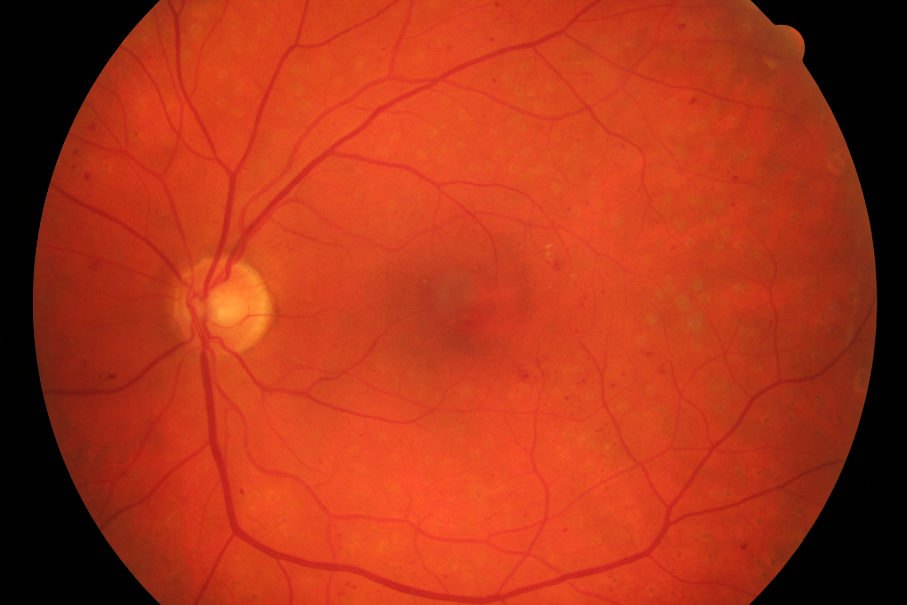
#> input picture dataset/test/01.png, 907 x 605 px
$ python -i imageSegment.py   (imports and definitions only)
#> lines starting #> are read from the running program, lines starting #| are printed output that depends on the picture; after the words box and inside, x2 and y2 are one past the last pixel; in counts of white or black regions, pixels touching at a corner belong together
#> further down, picture is the input picture: shape (605, 907, 3); mean B, G, R 25.3, 52.7, 172
# -*- coding: utf-8 -*-
"""
imageSegment.py

YOUR WORKING FUNCTION

"""
import cv2
import numpy as np
import matplotlib.pyplot as plt

input_dir = 'dataset/test'
output_dir = 'dataset/output'
gt_dir = 'dataset/groundtruth'

# you are allowed to import other Python packages above
##########################
def segmentImage(img):
    # Inputs
    # img: Input image, a 3D numpy array of row*col*3 in BGR format
    #
    # Output
    # outImg: segmentation image
    #
    #########################################################################
    # ADD YOUR CODE BELOW THIS LINE
    # Step 1: Convert the image to grayscale
    gray = cv2.cvtColor(img, cv2.COLOR_BGR2GRAY)
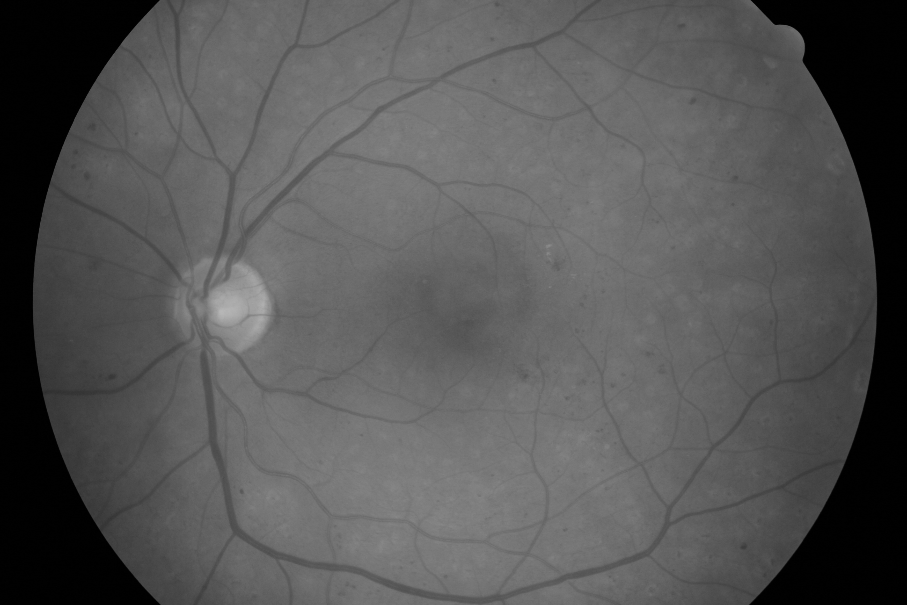
#> gray: shape (605, 907); min 0, max 183, mean 85.3

    # Step 2: Intensity Normalization
    # Calculate mean and standard deviation
    mean = np.mean(gray)
#> mean = 85.27
    std_dev = np.std(gray)
#> std_dev = 39.56
    # Apply the 68-95-99.7 rule
    low_2sigma = mean - 2 * std_dev
#> low_2sigma = 6.15
    high_2sigma = mean + 2 * std_dev
#> high_2sigma = 164.4
    # Clip intensities to ±2σ
    image_clipped = np.clip(gray, low_2sigma, high_2sigma)
    # Normalize intensities
    image_normalized = ((image_clipped - low_2sigma) / (high_2sigma - low_2sigma) * 255).astype('uint8')
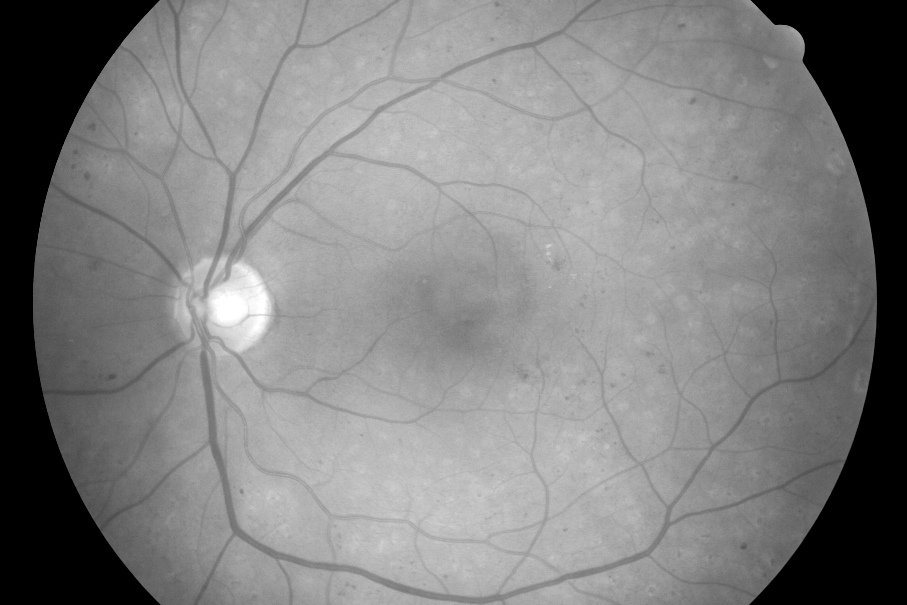
#> image_normalized: shape (605, 907); min 0, max 255, mean 128.5

    # Step 3: Smoothing (Gaussian Blur)
    sigma1 = 1.0  # Smaller sigma
    sigma2 = 2.0  # Larger sigma
    gaussian1 = cv2.GaussianBlur(image_normalized, (3, 3), sigma1) # kernel 3x3
    gaussian2 = cv2.GaussianBlur(image_normalized, (5, 5), sigma2) # kernel 5x5

    # Step 4: Edge enhancement (DoG)
    dog = gaussian1 - gaussian2

    # Step 5: Apply Canny edge detection
    edges = cv2.Canny(gray, threshold1=200, threshold2=210)
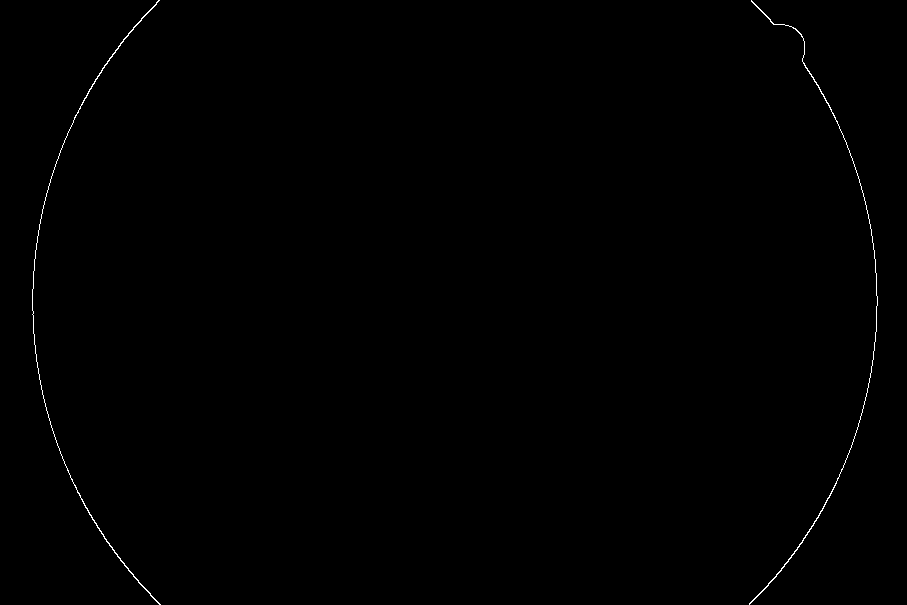
#> edges: shape (605, 907); 0.28% white in thin lines or dots
    kernel = np.ones((3, 3), np.uint8)  # 3x3 square kernel
    dilated_edges = cv2.dilate(edges, kernel, iterations=1)
#> dilated_edges: shape (605, 907); 0.91% white; 2 white regions, box (x1, y1, x2, y2) and area: (748, 0, 879, 605) 2500, (31, 0, 162, 605) 2494
    dog = cv2.subtract(dog, dilated_edges)

    # Step 6: Normalize the DoG output for better contrast
    dog_normalized = cv2.normalize(dog, None, 0, 1, cv2.NORM_MINMAX).astype(np.uint8)
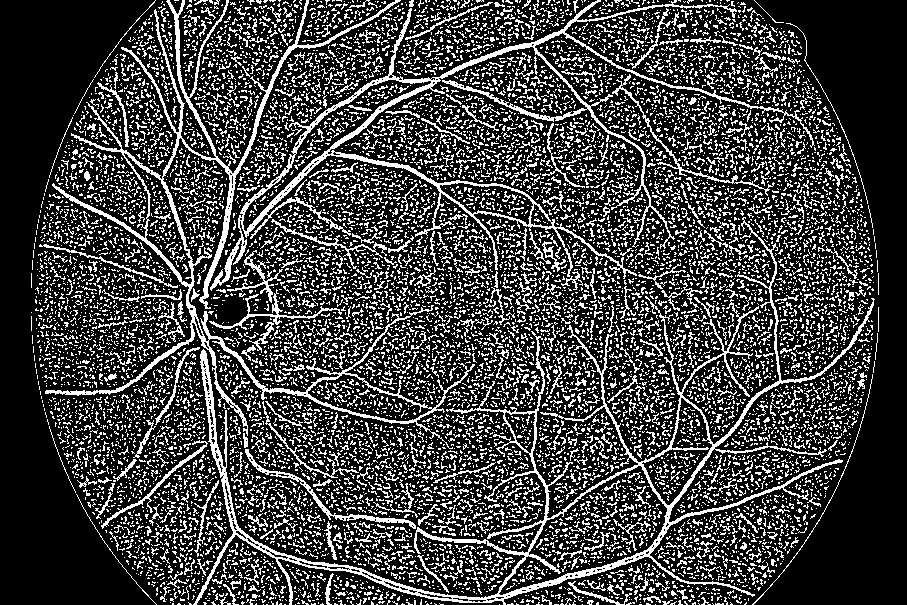
#> dog_normalized: shape (605, 907); values 0 (black) and 1 (white), 24.7% white in thin lines or dots

    # Step 7: Median Blur
    cleaned_mask = cv2.medianBlur(dog_normalized, 3)
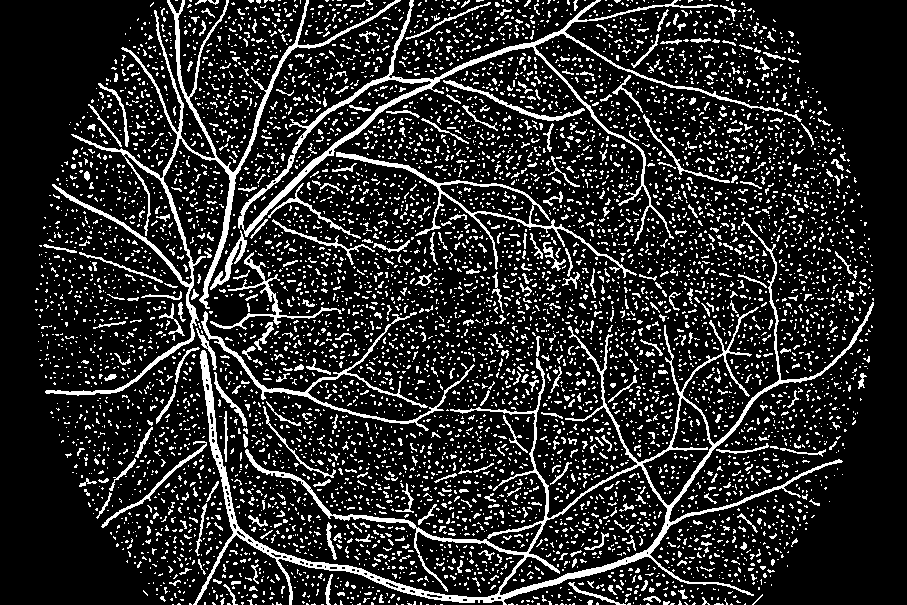
#> cleaned_mask: shape (605, 907); values 0 (black) and 1 (white), 16.6% white in thin lines or dots

    # Step 8: Connected Components Analysis
    _, labels = cv2.connectedComponents(cleaned_mask)
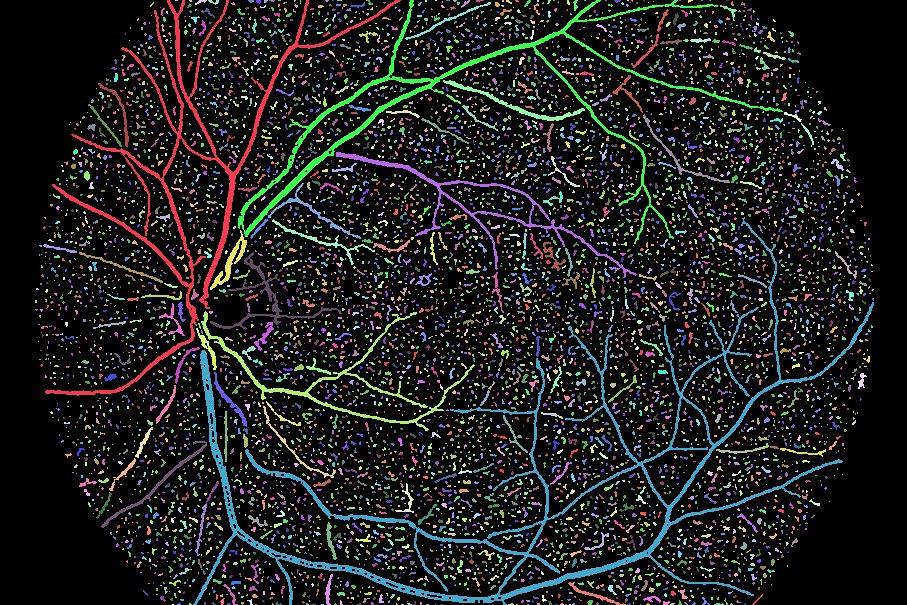
#> labels: shape (605, 907) int32; 7160 distinct labels, from 0 to 7159; one colour per label, 0 black
    component_sizes = np.bincount(labels.flatten())  # Count pixel frequencies for each label
#> component_sizes = 7160 values, max 457880 at index 0, min 1 at index 41, mean 76.64
    valid_labels = np.where(component_sizes >= 200)[0] # Create a mask of valid components
#> valid_labels = 18 values from 0 to 5410
    valid_labels = valid_labels[valid_labels != 0]  # Exclude background (label 0)
#> valid_labels = 17 values from 1 to 5410
    # Use NumPy to directly filter components
    cleaned_mask_removed = np.isin(labels, valid_labels).astype(np.uint8) * 255
#> cleaned_mask_removed: shape (605, 907); 5.9% white; 17 white regions, largest, box (x1, y1, x2, y2) and area: (193, 217, 874, 605) 11981, (45, 0, 401, 396) 6381, (238, 0, 783, 244) 5463

    # Step 6: Post-processing - Morphological closing
    kernel = np.ones((3, 3), np.uint8)
    cleaned_mask_removed = cv2.morphologyEx(cleaned_mask_removed, cv2.MORPH_CLOSE, kernel,  iterations=1)
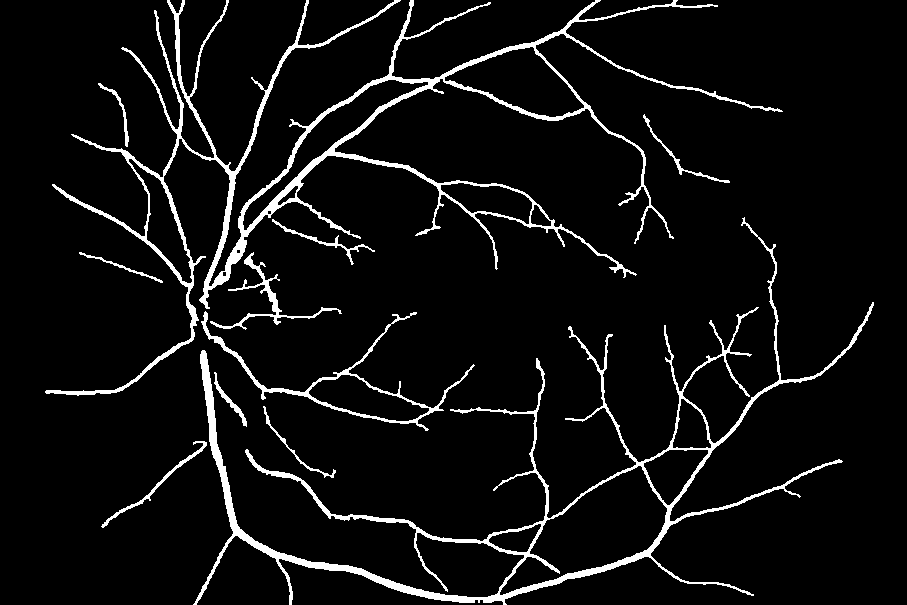
#> cleaned_mask_removed: shape (605, 907); 6% white; 11 white regions, largest, box (x1, y1, x2, y2) and area: (45, 0, 783, 396) 15728, (193, 217, 874, 605) 12496, (201, 311, 475, 431) 1924

    # Step 9: Normalize the output to the range [0, 1]
    outImg = cv2.normalize(cleaned_mask_removed, None, 0, 1, cv2.NORM_MINMAX)

    # END OF YOUR CODE
    #########################################################################
    return outImg

>>> import cv2
>>> picture = cv2.imread('dataset/test/01.png')
>>> result = segmentImage(picture)

$ run again, on dataset/test/02.png
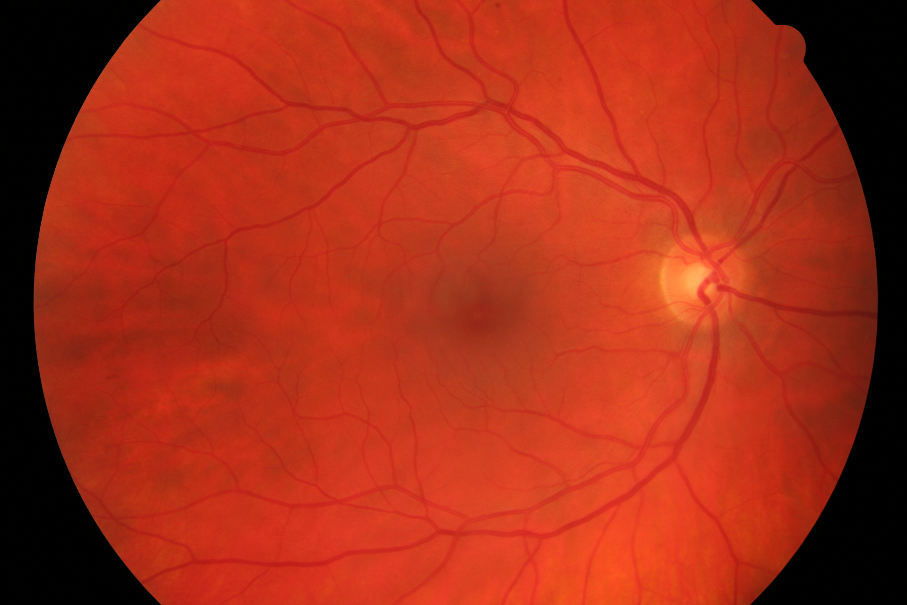
#> input picture dataset/test/02.png, 907 x 605 px
#> picture is the input picture: shape (605, 907, 3); mean B, G, R 23.8, 45.9, 165
#> mean = 79.02
#> std_dev = 36.07
#> low_2sigma = 6.89
#> high_2sigma = 151.2
#> edges: shape (605, 907); 0.28% white in thin lines or dots
#> dilated_edges: shape (605, 907); 0.91% white; 7 white regions (3 under 20 px), largest, box (x1, y1, x2, y2) and area: (32, 0, 162, 605) 2490, (750, 0, 879, 296) 1231, (749, 320, 879, 605) 1197, (876, 303, 879, 314) 33
#> dog_normalized: shape (605, 907); values 0 (black) and 1 (white), 23.4% white in thin lines or dots
#> cleaned_mask: shape (605, 907); values 0 (black) and 1 (white), 14.9% white in thin lines or dots
#> in segmentImage, `_, labels = cv2.connectedComponents(cleaned_mask)`:
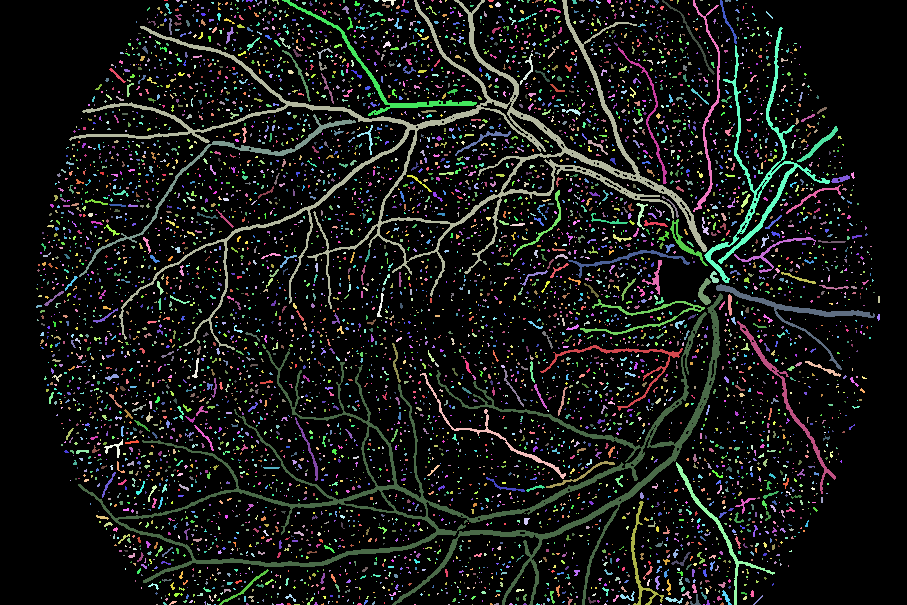
#> labels: shape (605, 907) int32; 6579 distinct labels, from 0 to 6578; one colour per label, 0 black
#> component_sizes = 6579 values, max 466812 at index 0, min 1 at index 4, mean 83.41
#> in segmentImage, `valid_labels = np.where(component_sizes >= 200)[0]`: valid_labels = 21 values from 0 to 5645
#> in segmentImage, `valid_labels = valid_labels[valid_labels != 0]`: valid_labels = 20 values from 12 to 5645
#> in segmentImage, `cleaned_mask_removed = cv2.morphologyEx(cleaned_mask_removed, cv2.MORP..`:
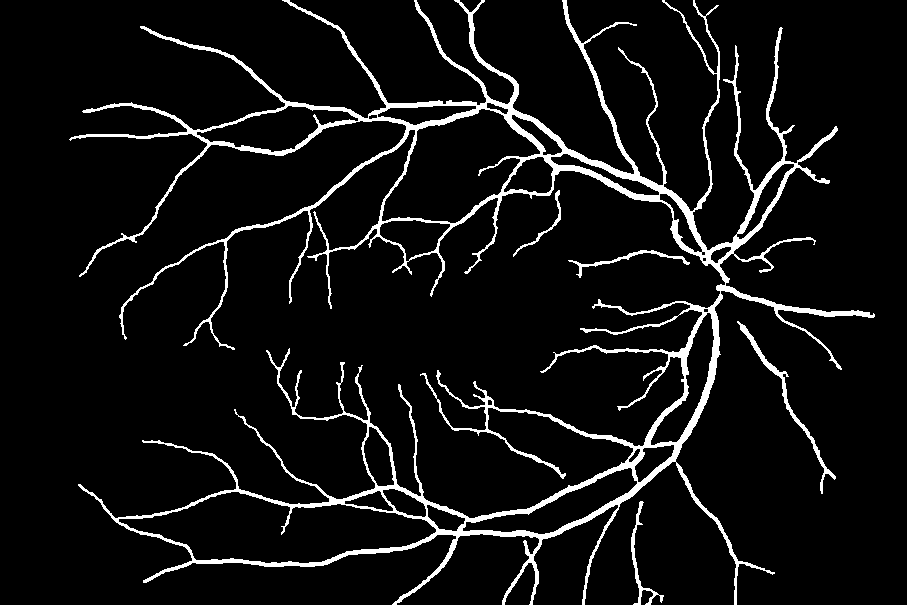
#> cleaned_mask_removed: shape (605, 907); 6.8% white; 5 white regions, box (x1, y1, x2, y2) and area: (69, 0, 875, 605) 35394, (737, 321, 836, 494) 866, (631, 501, 664, 605) 472, (568, 250, 690, 278) 414, (513, 190, 561, 257) 237

$ run again, on dataset/test/04.png
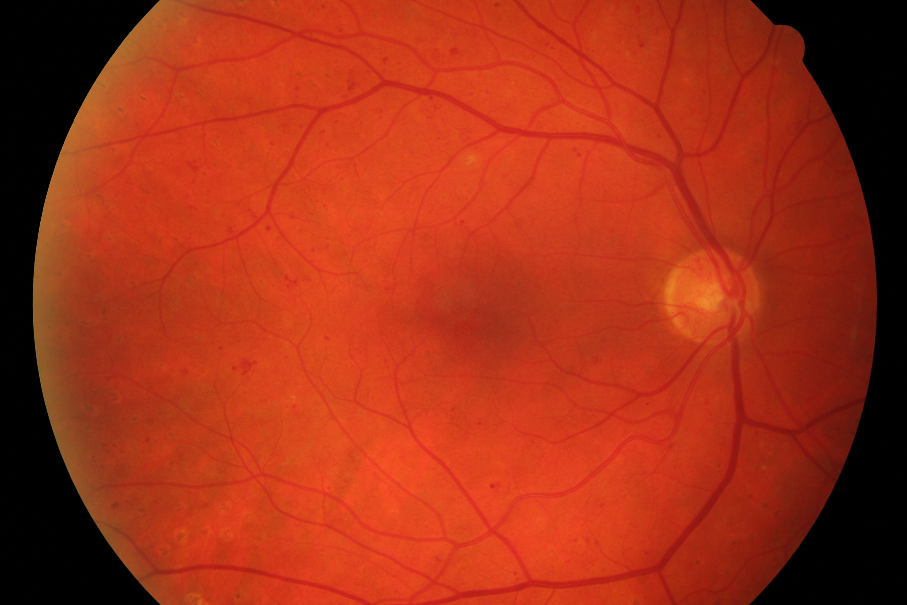
#> input picture dataset/test/04.png, 907 x 605 px
#> picture is the input picture: shape (605, 907, 3); mean B, G, R 22.7, 48.5, 163.7
#> mean = 80
#> std_dev = 37.26
#> low_2sigma = 5.49
#> high_2sigma = 154.5
#> edges: shape (605, 907); 0.26% white in thin lines or dots
#> dilated_edges: shape (605, 907); 0.86% white; 8 white regions (1 under 20 px), largest, box (x1, y1, x2, y2) and area: (31, 0, 161, 605) 2491, (749, 0, 877, 272) 1159, (748, 404, 865, 605) 882
#> dog_normalized: shape (605, 907); values 0 (black) and 1 (white), 26.4% white in thin lines or dots
#> cleaned_mask: shape (605, 907); values 0 (black) and 1 (white), 18.6% white in thin lines or dots
#> in segmentImage, `_, labels = cv2.connectedComponents(cleaned_mask)`:
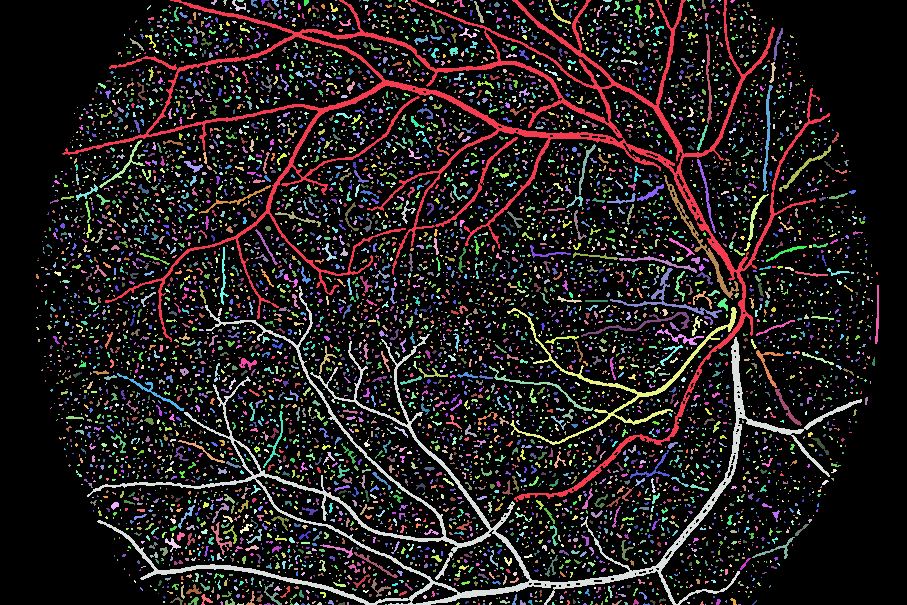
#> labels: shape (605, 907) int32; 7185 distinct labels, from 0 to 7184; one colour per label, 0 black
#> component_sizes = 7185 values, max 446868 at index 0, min 1 at index 57, mean 76.37
#> in segmentImage, `valid_labels = np.where(component_sizes >= 200)[0]`: valid_labels = [0, 1, 363, 873, 1471, 1534, 1903, 2940, 3102, 3331, 3621, 3711, 4481, 4554]
#> in segmentImage, `valid_labels = valid_labels[valid_labels != 0]`: valid_labels = [1, 363, 873, 1471, 1534, 1903, 2940, 3102, 3331, 3621, 3711, 4481, 4554]
#> in segmentImage, `cleaned_mask_removed = cv2.morphologyEx(cleaned_mask_removed, cv2.MORP..`:
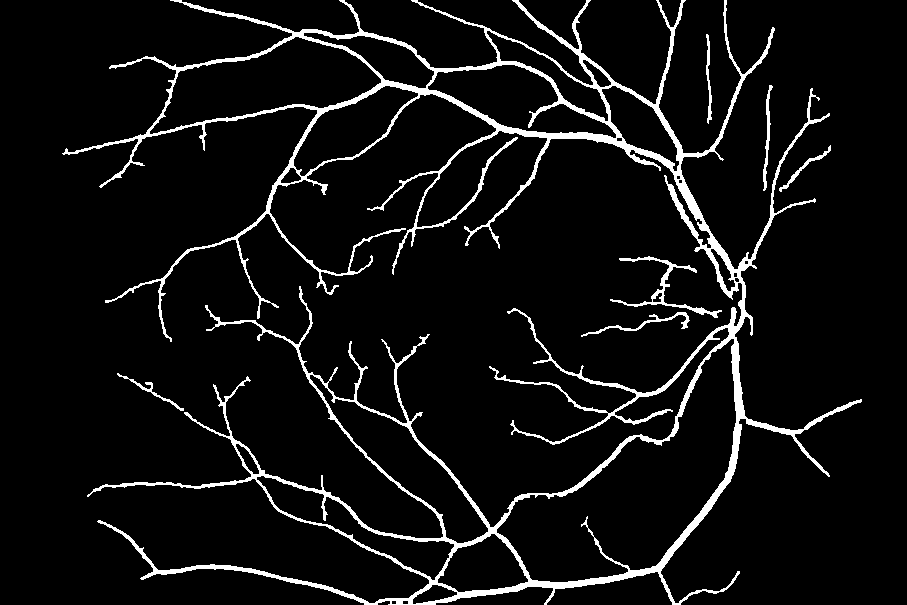
#> cleaned_mask_removed: shape (605, 907); 6.6% white; 7 white regions, largest, box (x1, y1, x2, y2) and area: (62, 0, 862, 605) 33942, (610, 256, 722, 318) 789, (581, 312, 690, 337) 367
